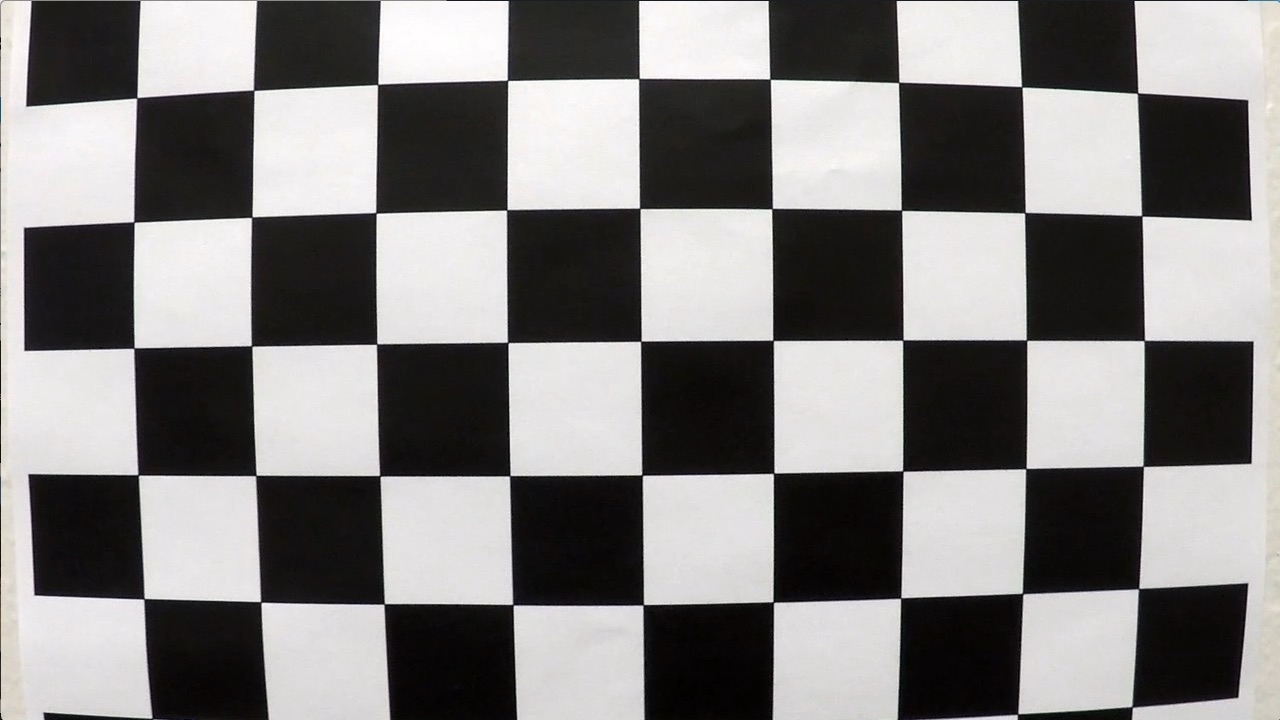
#> input picture camera_cal/calibration1.jpg, 1280 x 720 px; its folder holds only this picture in this run
$ jupyter execute --allow-errors solution.ipynb   (shell and % lines are left out)   (older library calls are emulated)
#> lines starting #> are read from the running program, lines starting #| are printed output that depends on the picture
# Advanced Lane Finding Project

The goals / steps of this project are the following:

* Compute the camera calibration matrix and distortion coefficients given a set of chessboard images.
* Apply a distortion correction to raw images.
* Use color transforms, gradients, etc., to create a thresholded binary image.
* Apply a perspective transform to rectify binary image ("birds-eye view").
* Detect lane pixels and fit to find the lane boundary.
* Determine the curvature of the lane and vehicle position with respect to center.
* Warp the detected lane boundaries back onto the original image.
* Output visual display of the lane boundaries and numerical estimation of lane curvature and vehicle position.

---

# Computing the camera calibration using chessboard images
Images or videos captured by a camera are typically distorted by the lens. Using a image like that would cause problems when trying to calculate the curvature or the car's offset to the center line. That's why it is important to undistort images first. For that a distortion matrix is calculated based on several images of a chessboard captured by the same camera. The matrix can then be used to undistort other images.

[cell 1]
import os
import cv2
import glob
import numpy as np
from math import *
import matplotlib.pyplot as plt
import matplotlib.image as mpimage
import collections
from itertools import chain
from functools import reduce
from scipy.signal import find_peaks_cwt
from moviepy.editor import VideoFileClip

[cell 2]
def calibrate_camera(cal_images, nx, ny):
#> called with nx = 9, ny = 6
    objpoints = []  # 3D points
    imgpoints = []  # 2D points

    objp = np.zeros((nx*ny,3), np.float32)
    objp[:,:2] = np.mgrid[0:nx,0:ny].T.reshape(-1, 2)

    for fname in cal_images:
        img = cv2.imread(fname)
#> img is the input picture: shape (720, 1280, 3); mean B, G, R 127.8, 128.4, 130.1
        gray = cv2.cvtColor(img, cv2.COLOR_BGR2GRAY)

        ret, corners = cv2.findChessboardCorners(gray, (nx, ny), None)
#> ret = False; corners = None
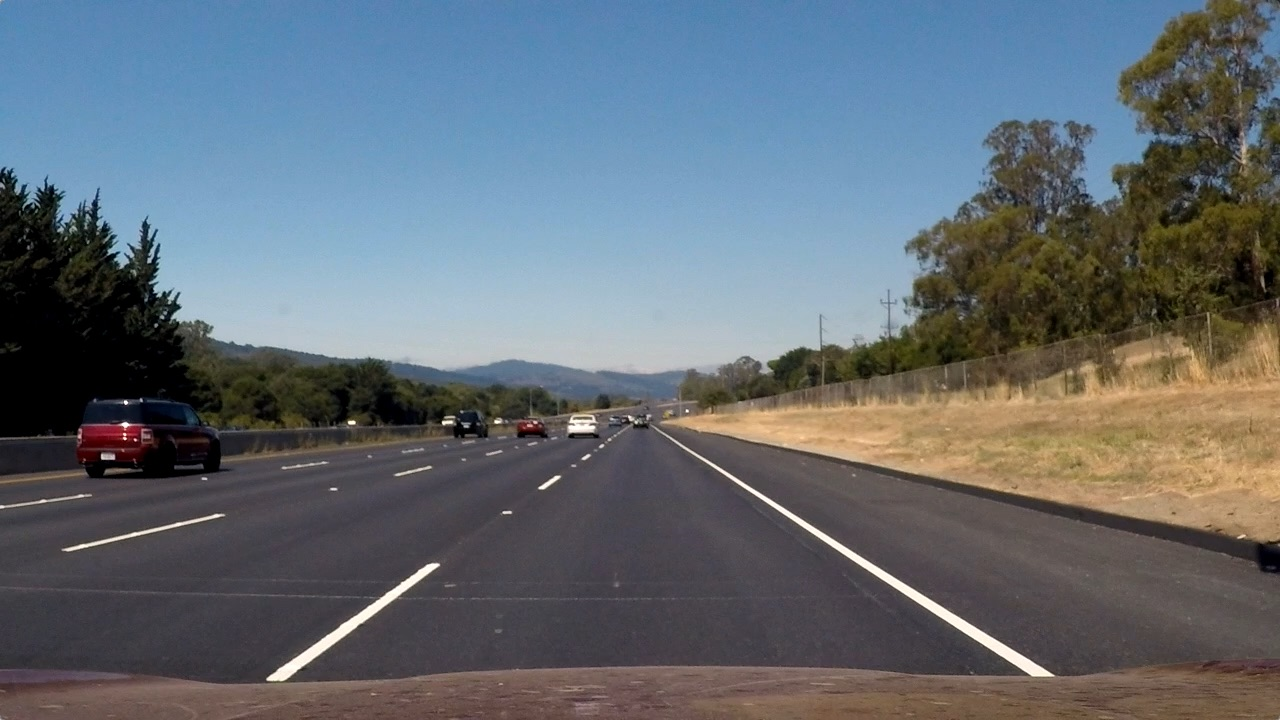
#> input picture test_images/straight_lines2.jpg, 1280 x 720 px
#> further down, img is the input picture: shape (720, 1280, 3); mean B, G, R 115.1, 107.7, 99.4
        if ret == True:
            objpoints.append(objp)
            imgpoints.append(corners)

    ret, mtx, dist, rvecs, tvecs = cv2.calibrateCamera(objpoints, imgpoints, gray.shape[::-1],None,None)

    return mtx, dist

def camera_setup(calibration_path):
    cal_images = glob.glob(calibration_path)
    nx, ny = 9, 6
    cam_mtx, cam_dist = calibrate_camera(cal_images, nx, ny)
    return cam_mtx, cam_dist

[cell 3]
camera_file = '../camera_cal/camera_file'
print('Calibrating camera ...')
#> (the rest of this cell did not finish here and is left out)

[cell 4]
print('Loading camera data from', camera_file)
#> (the rest of this cell did not finish here and is left out)

---
# Image Processing Pipeline

In the following section, the different steps of the lane detection pipeline are described in the same order as they are apply in the algorithm.

## Applying distort correction.
The first step is to remove the lens distortion by applying the calculated distortion matrix. I apply the distortion correction to one of the test images to test how it works:

[cell 5]
# [5 lines left out: function cal_undistort, not called in this run]

image_name = '../test_images/test1.jpg'

#> (the rest of this cell did not finish here and is left out)

## Creating a thresholded binary image using color transforms, gradients and other methods
After the lens distortion has been removed, a binary image will be created, containing pixels which are likely part of a lane. Therefore the result of multiple techniques are combined by a bitwise and operator. Finding good parameters for the different techniques like threshold values was quite challenging. I used a combination of color and gradient thresholds to generate a binary image (thresholding steps at lines #156 through #177 in [advanced-line-detection.py](advanced-line-detection.py).

[cell 6]
# [88 lines left out: functions abs_sobel_threshold, mag_thresh, dir_threshold, color_threshold, find_edges, not called in this run]

 Here's example of my outputs for this step for test images.

[cell 7]
images = glob.glob('../test_images/*.jpg')
#> (the rest of this cell did not finish here and is left out)

 ## Performing a perspective transform
The code for perspective transform includes functions`get_perspective_transform()` (lines #70 through #96) and `find_perspective_points` (lines #100 throught #153) in the file [advanced-line-detection.py](advanced-line-detection.py). I chose the hardcode the default source and destination points in the following manner:

[cell 8]
img_name = '../test_images/straight_lines2.jpg'
img = cv2.imread(img_name)
img = cv2.cvtColor(img, cv2.COLOR_BGR2RGB)
img_size = (img.shape[0], img.shape[1])
#> img_size = (720, 1280)
print(img_size)
#| (720, 1280)
src = np.array([[585. /1280.*img_size[1], 455./720.*img_size[0]],
                [705. /1280.*img_size[1], 455./720.*img_size[0]],
                [1130./1280.*img_size[1], 720./720.*img_size[0]],
                [190. /1280.*img_size[1], 720./720.*img_size[0]]], np.float32)
dst = np.array([[300. /1280.*img_size[1], 100./720.*img_size[0]],
                [1000./1280.*img_size[1], 100./720.*img_size[0]],
                [1000./1280.*img_size[1], 720./720.*img_size[0]],
                [300. /1280.*img_size[1], 720./720.*img_size[0]]], np.float32)

print('souce',src)
#| souce [[ 585.  455.]
#|  [ 705.  455.]
#|  [1130.  720.]
#|  [ 190.  720.]]
print('destination', dst)
#| destination [[ 300.  100.]
#|  [1000.  100.]
#|  [1000.  720.]
#|  [ 300.  720.]]

This resulted in the following source and destination points:

Source | Destination
-------|-----------
585, 455 |	300, 100
705, 455 |	1000, 100
1130, 720 |	1000, 720
190, 720 |	300,  720

In case dynamically computed using the hough transform computation fails to detect the lane markers, the hardcoded set of source points is used.

[cell 9]
def get_perspective_transform(image, display=True):
#> called with display = True
    img_size = image.shape
#> img_size = (720, 1280, 3)
    warp_m = cv2.getPerspectiveTransform(src, dst)
    warp_minv = cv2.getPerspectiveTransform(dst, src)

    if display:
        plt.rcParams["figure.figsize"] = (24,18)
        plt.subplot(1,2,1)
        plt.hold(True)
        plt.imshow(image, cmap='gray')
        colors = ['r+','g+','b+','w+']
        for i in range(4):
            plt.plot(src[i,0],src[i,1],'ro')
        im2 = cv2.warpPerspective(image, warp_m, (image.shape[1], image.shape[0]), flags=cv2.INTER_LINEAR)
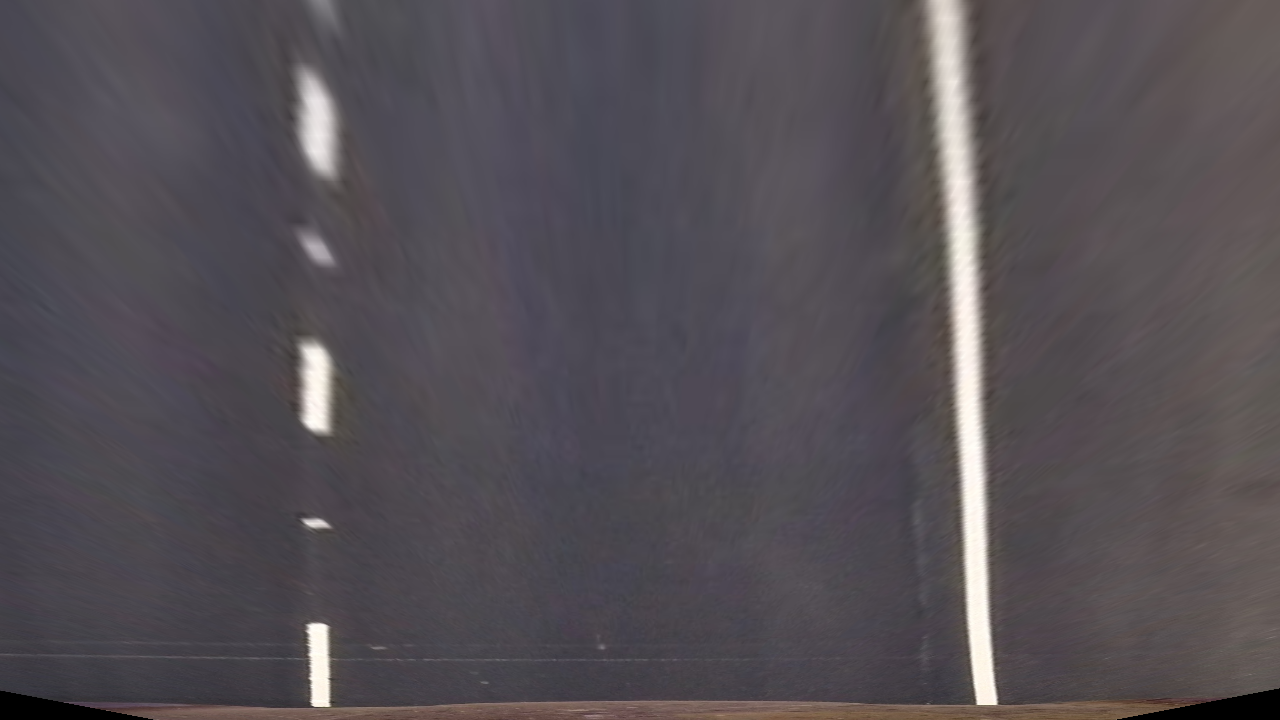
#> im2: shape (720, 1280, 3); mean R, G, B 84.7, 79.6, 85.1
        plt.subplot(1,2,2)
        plt.hold(True)
        plt.imshow(im2)
        for i in range(4):
            plt.plot(dst[i,0],dst[i,1],'ro')
        plt.show()
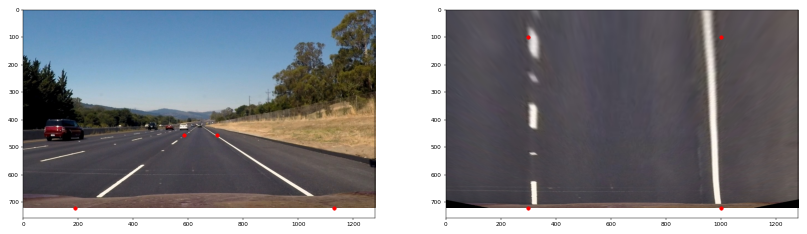
#> figure drawn by matplotlib, 2 panels

    return warp_m, warp_minv

I verified that my perspective transform was working as expected by drawing the src and dst points onto a test image and its warped counterpart to verify that the lines appear parallel in the warped image.

[cell 10]
warp_m, warp_minv = get_perspective_transform(img)
#> warp_m = [[-0.544, -1.53, 986.6], [-8.05e-16, -1.95, 877], [-1.16e-18, -0.0024, 1]]; warp_minv = [[0.15, -0.793, 547], [7.11e-17, -0.513, 450.2], [2.09e-19, -0.00123, 1]]
